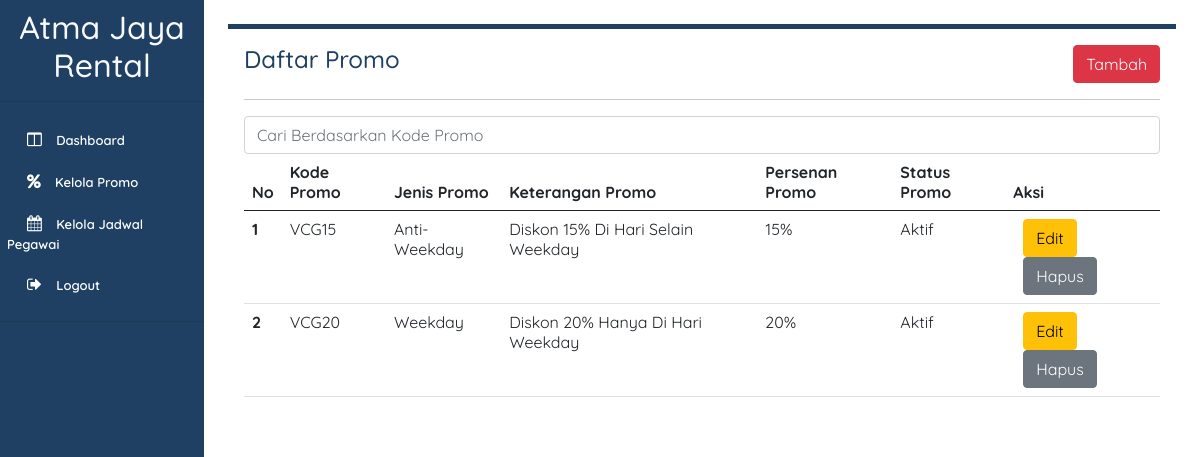
The app's page /page/listPromoManagerPage.php (signed in) with its own data.
### tables this page shows
CREATE TABLE `promo` (
  `ID_PROMO` bigint(16) NOT NULL,
  `KODE_PROMO` varchar(32) DEFAULT NULL,
  `JENIS_PROMO` varchar(32) DEFAULT NULL,
  `KETERANGAN_PROMO` varchar(60) DEFAULT NULL,
  `PERSENAN_PROMO` float DEFAULT NULL,
  `STATUS_PROMO` tinyint(1) DEFAULT NULL,
  `AKTIVASI_PROMO` tinyint(1) DEFAULT 1
);

### page/listPromoManagerPage.php (the view, shortened to what this page needs)
<?php
    include '../component/sidebarManager.php'
?>
    <div class="container p-3 m-4 h-100" style="background-color: #FFFFFF; border-top: 5px solid #1f4063; boxshadow: 0 4px 8px 0 rgba(0, 0, 0, 0.2), 0 6px 20px 0 rgba(0, 0, 0, 0.19);" >
        <div class="title" style="justify-content: space-between; display: flex;">
            <h4 style="color: #1f4063;">Daftar Promo</h4>
            <a href="./createPromoPage.php">
                <button type="button" class="btn btn-danger">Tambah</button>
            </a>
        </div>
        <hr>
            <table class="table">
            <thead>
                <tr>
                <th scope="col">No</th>
                <th scope="col">Kode Promo</th>
                <th scope="col">Jenis Promo</th>
                <th scope="col">Keterangan Promo</th>
                <th scope="col">Persenan Promo</th>
                <th scope="col">Status Promo</th>
                <th scope="col">Aksi</th>
                </tr>
            </thead>
            <form action="./listPromoManagerPage.php" method="post">
                <input class="form-control" id="kode_promo" name="kode_promo" placeholder="Cari Berdasarkan Kode Promo" aria-describedby="emailHelp">
            </form>
            <tbody>
                <?php
                if(isset($_POST['cari'])){
                    include('../db.php');
                    $kode_promo = $_POST['kode_promo'];
                    $query = mysqli_query($con, "SELECT * FROM promo WHERE kode_promo LIKE '%$kode_promo%' AND aktivasi_promo=1") or die(mysqli_error($con));
                }else{
                    $query = mysqli_query($con, "SELECT * FROM promo WHERE aktivasi_promo=1") or die(mysqli_error($con));
                }
                if(mysqli_num_rows($query) == 0) {
                    echo '<tr> <td colspan="7"> Tidak Ada Data Promo </td> </tr>';
                }else{
                    $no = 1;
                    while($data = mysqli_fetch_array($query)){
                    echo'
                        <tr>
                            <th scope="row">'.$no.'</th>
                            <td>'.$data[1].'</td>
                            <td>'.$data[2].'</td>
                            <td>'.$data[3].'</td>
                            <td>'.$data[4].'%</td>';
                            if($data[5] == 0){
                                echo'
                                <td>Tidak Aktif</td>';
                            }else{
                                echo'
                                <td>Aktif</td>';
                            }
                            echo'
                            <td>
                                <a href="./updatePromoPage.php?id='.$data[0].'">
                                    <button type="button" class="btn btn-warning">Edit</button>
                                </a>
                                <a href="../process/deletePromoProcess.php?id='.$data[0].'"
                                    onClick="return confirm ( \'Apakah Anda Yakin Ingin Menghapus Data Promo Ini?\')">
                                    <button type="button" class="btn btn-secondary">Hapus</button>
                                </a>
                            </td>
                        </tr>';
                    $no++;
                    }
                }
            ?>
            </tbody>
            </table>
    </div>
    </aside>

### style.css (style rules this page uses)
* { font-family: 'Quicksand', sans-serif; }

### component/sidebarManager.php (style rules this page uses)
* { font-family: "Quicksand", sans-serif; }
a { padding-left: 10px; font-size: 13px; text-decoration: none; color: white; }

### records on screen
promo: KODE_PROMO "VCG15", JENIS_PROMO "Anti-Weekday", KETERANGAN_PROMO "Diskon 15% Di Hari Selain Weekday", PERSENAN_PROMO "15", STATUS_PROMO "Aktif"
promo: KODE_PROMO "VCG20", JENIS_PROMO "Weekday", KETERANGAN_PROMO "Diskon 20% Hanya Di Hari Weekday", PERSENAN_PROMO "20", STATUS_PROMO "Aktif"
